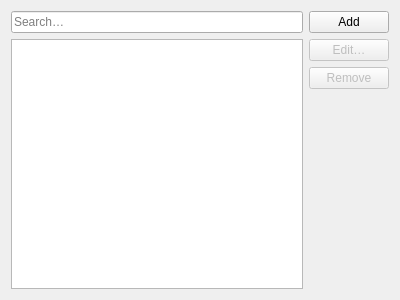
<?xml version="1.0" encoding="UTF-8"?>
<ui version="4.0">
 <class>Otter::WebsitesPreferencesPage</class>
 <widget class="QWidget" name="Otter::WebsitesPreferencesPage">
  <property name="geometry">
   <rect>
    <x>0</x>
    <y>0</y>
    <width>400</width>
    <height>300</height>
   </rect>
  </property>
  <layout class="QHBoxLayout" name="horizontalLayout">
   <item>
    <layout class="QVBoxLayout" name="websitesContentLayout">
     <item>
      <widget class="Otter::LineEditWidget" name="websitesFilterLineEditWidget">
       <property name="placeholderText">
        <string>Search…</string>
       </property>
      </widget>
     </item>
     <item>
      <widget class="Otter::ItemViewWidget" name="websitesItemView">
       <property name="contextMenuPolicy">
        <enum>Qt::NoContextMenu</enum>
       </property>
       <property name="editTriggers">
        <set>QAbstractItemView::NoEditTriggers</set>
       </property>
       <property name="alternatingRowColors">
        <bool>true</bool>
       </property>
       <attribute name="headerVisible">
        <bool>false</bool>
       </attribute>
       <attribute name="headerDefaultSectionSize">
        <number>250</number>
       </attribute>
      </widget>
     </item>
    </layout>
   </item>
   <item>
    <layout class="QVBoxLayout" name="websitesButtonsLayout" stretch="0,0,0,1">
     <item>
      <widget class="QPushButton" name="websitesAddButton">
       <property name="text">
        <string>Add</string>
       </property>
      </widget>
     </item>
     <item>
      <widget class="QPushButton" name="websitesEditButton">
       <property name="enabled">
        <bool>false</bool>
       </property>
       <property name="text">
        <string>Edit…</string>
       </property>
      </widget>
     </item>
     <item>
      <widget class="QPushButton" name="websitesRemoveButton">
       <property name="enabled">
        <bool>false</bool>
       </property>
       <property name="text">
        <string>Remove</string>
       </property>
      </widget>
     </item>
     <item>
      <spacer name="websitesButtonsSpacer">
       <property name="orientation">
        <enum>Qt::Vertical</enum>
       </property>
       <property name="sizeHint" stdset="0">
        <size>
         <width>0</width>
         <height>0</height>
        </size>
       </property>
      </spacer>
     </item>
    </layout>
   </item>
  </layout>
 </widget>
 <customwidgets>
  <customwidget>
   <class>Otter::ItemViewWidget</class>
   <extends>QTreeView</extends>
   <header>src/ui/ItemViewWidget.h</header>
  </customwidget>
  <customwidget>
   <class>Otter::LineEditWidget</class>
   <extends>QLineEdit</extends>
   <header>src/ui/LineEditWidget.h</header>
  </customwidget>
 </customwidgets>
 <resources/>
 <connections/>
</ui>
